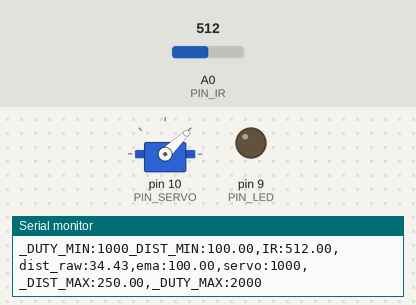
Simulated run of this sketch. Board: Arduino Uno, built with avr-gcc and run on an emulated ATmega328P. Shown: servo, output pins drawn as LEDs (lit = HIGH), the last lines printed to the serial monitor. Inputs (shaded band) come from the test bench; at power-on: A0 (PIN_IR) = 512.

Above: at 1.2 s.
1.3 s: A0 (PIN_IR) set to 356
2.8 s: A0 (PIN_IR) set to 338
At 3.9 s:
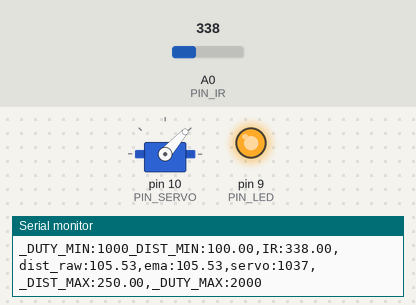
4.3 s: A0 (PIN_IR) set to 306
At 4.6 s:
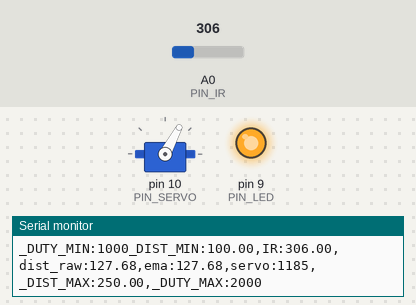
5.8 s: A0 (PIN_IR) set to 240
At 6.5 s:
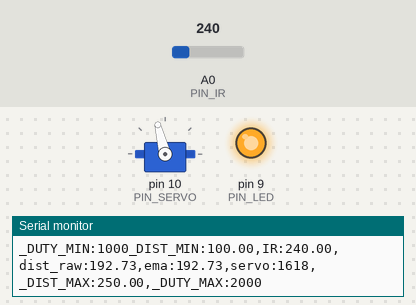
7.3 s: A0 (PIN_IR) set to 122
At 7.9 s:
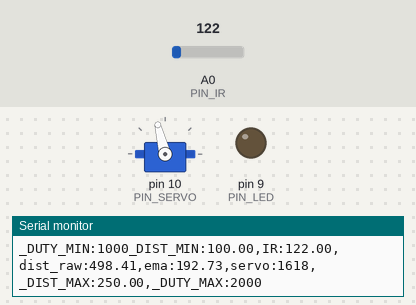
Timing chart, 0 to 9.8 s (numbered marks = the images above; inputs shaded):
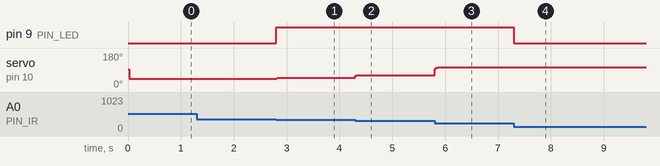

Measured:
- the behaviour switches between 348 and 347 on A0 (PIN_IR) (found by bisection; images 0 and 1)
- after the input at 2.8 s, pin 9 (PIN_LED): LOW → HIGH at once; servo on pin 10 (PIN_SERVO): 44° → 48° at once
- after the input at 4.3 s, servo on pin 10 (PIN_SERVO): 48° → 62° at once
- after the input at 5.8 s, servo on pin 10 (PIN_SERVO): 62° → 104° at once
- after the input at 7.3 s, pin 9 (PIN_LED): HIGH → LOW at once

The sketch:

sketch_nov03a.ino
```cpp
#include <Servo.h>

// Arduino pin assignment
#define PIN_IR    0         // IR sensor at Pin A0
#define PIN_LED   9
#define PIN_SERVO 10

// ===== Servo pulse map (typical SG90: 1000/1500/2000us) =====
#define _DUTY_MIN 1000  // servo full clock-wise position (0 degree)
#define _DUTY_NEU 1500  // servo neutral position (90 degree)
#define _DUTY_MAX 2000  // servo full counter-clockwise position (180 degree)

// ===== Distance range (mm) =====
#define _DIST_MIN  100.0   // 100 mm (10 cm)
#define _DIST_MAX  250.0   // 250 mm (25 cm)

// ===== Filters =====
#define EMA_ALPHA  0.25    // 0~1 (크면 민감, 작으면 더 매끈)

// ===== Loop timing =====
#define LOOP_INTERVAL 20   // msec (>= 20ms 권장)

Servo myservo;
unsigned long last_loop_time;   // unit: msec

float dist_prev = _DIST_MIN;
float dist_ema  = _DIST_MIN;

void setup()
{
  pinMode(PIN_LED, OUTPUT);

  myservo.attach(PIN_SERVO);
  myservo.writeMicroseconds(_DUTY_NEU);

  Serial.begin(1000000);      // 1,000,000 bps (최대)
  last_loop_time = millis();  // 루프 타이머 초기화
}

void loop()
{
  unsigned long time_curr = millis();
  if (time_curr < (last_loop_time + LOOP_INTERVAL)) return;
  last_loop_time += LOOP_INTERVAL;

  int duty;
  float a_value, dist_raw, dist_filt;

  // A0(IR) -> 거리(mm) 변환 (과제 안내식 반영: -60.0 보정 포함)
  a_value = analogRead(PIN_IR);
  dist_raw = ((6762.0 / (a_value - 9.0)) - 4.0) * 10.0 - 60.0;

  // ----- Range Filter (10cm ~ 25cm) + LED -----
  if (dist_raw >= _DIST_MIN && dist_raw <= _DIST_MAX) {
    dist_filt = dist_raw;            // 범위 안: 값 채택
    digitalWrite(PIN_LED, HIGH);     // LED ON
  } else {
    dist_filt = dist_prev;           // 범위 밖: 이전값 유지(홀드)
    digitalWrite(PIN_LED, LOW);      // LED OFF
  }
  dist_prev = dist_filt;

  // ----- EMA Filter -----
  // ema(t) = α*ema(t-1) + (1-α)*x(t)  (α가 클수록 더 느리게 변함)
  dist_ema = EMA_ALPHA * dist_ema + (1.0 - EMA_ALPHA) * dist_filt;

  // ----- map() 미사용: 선형 변환 -----
  // duty = MIN + (x - xmin) * (MAX - MIN) / (xmax - xmin)
  float span_dist = (_DIST_MAX - _DIST_MIN);
  float span_duty = (_DUTY_MAX - _DUTY_MIN);
  float duty_f = _DUTY_MIN + (dist_ema - _DIST_MIN) * (span_duty / span_dist);

  // 클램핑
  if (duty_f < _DUTY_MIN) duty_f = _DUTY_MIN;
  if (duty_f > _DUTY_MAX) duty_f = _DUTY_MAX;

  duty = (int)(duty_f + 0.5f);
  myservo.writeMicroseconds(duty);

  // ----- Serial Plotter용 출력 포맷 유지 -----
  Serial.print("_DUTY_MIN:");  Serial.print(_DUTY_MIN);
  Serial.print("_DIST_MIN:");  Serial.print(_DIST_MIN);
  Serial.print(",IR:");        Serial.print(a_value);
  Serial.print(",dist_raw:");  Serial.print(dist_raw);
  Serial.print(",ema:");       Serial.print(dist_ema);
  Serial.print(",servo:");     Serial.print(duty);
  Serial.print(",_DIST_MAX:"); Serial.print(_DIST_MAX);
  Serial.print(",_DUTY_MAX:"); Serial.print(_DUTY_MAX);
  Serial.println("");
}
```
